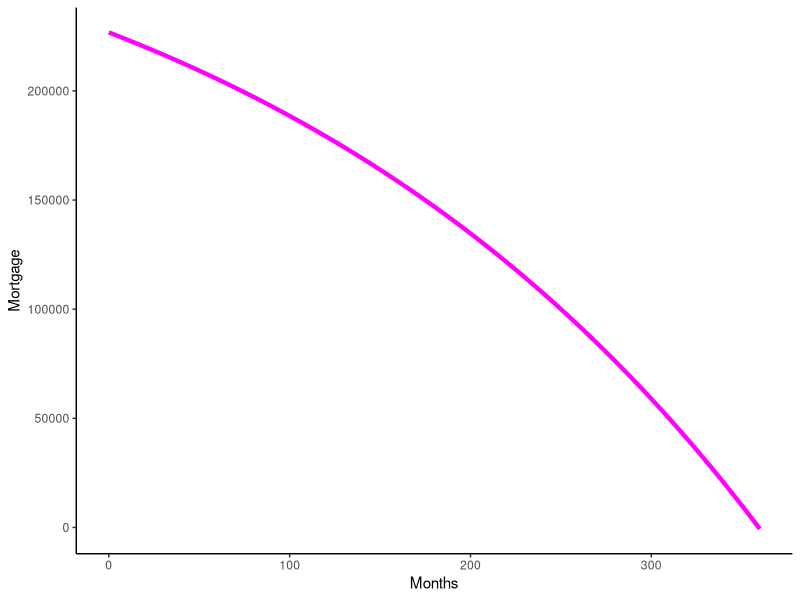

R code for this plot:
## ---- chunk 1
#install.packages('deSolve')
library(deSolve)
library(tidyverse)
## ---- chunk 2
help(deSolve)
## ---- chunk 3
model_time <- seq(0, 360, by =1) 
## ---- chunk 4
parameters <- c(interest_rate = (0.041/12), monthly_mortgage = 1095.89)
## ---- chunk 5
state <- c(principal = 226800)
## ---- chunk 6
mortgage_model<-function(times,state,parameters) {
  with(as.list(c(state, parameters)), {
    dPrincipal =(interest_rate* principal) - monthly_mortgage
        list(c(dPrincipal))
  })
}
## ---- chunk 7
mortgage_model_output<- ode(y = state, times = model_time, func = mortgage_model, parms = parameters)

mortgage_model_data<-data.frame(mortgage_model_output)
## ---- chunk 8
ggplot(mortgage_model_data)+
  geom_line(aes(x=time, y=principal), size = 1.5, color='magenta')+
  theme_classic()+
  xlab('Months')+
  ylab('Mortgage')
## ---- chunk 9
# Set Model time
model_time2 <- seq(0, 360, by =1) 

# Set model parameters
parameters2 <- c(interest_rate = (0.041/12), monthly_mortgage = 1095.89)

# Set model starting values
state2 <- c(principal = 226800)

# Set model equations
mortgage_model<-function(times,state,parameters) {
  with(as.list(c(state, parameters)), {
    dPrincipal =(interest_rate* principal) - monthly_mortgage
        list(c(dPrincipal))
  })
}

# Run model and generate output
mortgage_model_output2<- ode(y = state2, times = model_time2, func = mortgage_model, parms = parameters2)

mortgage_model_data2<-data.frame(mortgage_model_output2)
## ---- chunk 10
#plot model output 
## ---- chunk 11
# Set Model time
model_time3 <- seq(0, 360, by =1) 

# Set model parameters
parameters3 <- c(interest_rate = (0.041/12), monthly_mortgage = 1095.89)

# Set model starting values
state3 <- c(principal = 226800)

# Set model equations
mortgage_model<-function(times,state,parameters) {
  with(as.list(c(state, parameters)), {
    dPrincipal =(interest_rate* principal) - monthly_mortgage
        list(c(dPrincipal))
  })
}

# Run model and generate output
mortgage_model_output3<- ode(y = state3, times = model_time3, func = mortgage_model, parms = parameters3)

mortgage_model_data3<-data.frame(mortgage_model_output3)
## ---- chunk 12

## ---- chunk 13
#  

## ---- chunk 14

## ---- chunk 15

## ---- chunk 16
# Set Model time
LV_time <- seq(0, 100, by =1) 

# Set model parameters
LV_parameters <- c(
  prey_growth = 2,
  attack_rate = .5,
  predator_death = .2,
  predator_efficiency = .4)

# Set model starting values
LV_state <- c(prey = 10, 
              predator =10)

# Set model equations
LV_model<-function(times,state,parameters) {
  with(as.list(c(state, parameters)), {
    dPrey = prey_growth*prey - attack_rate*prey*predator
    dPredator = predator_efficiency*prey*predator - predator_death*predator
        list(c(dPrey, dPredator))
  })
}

# Run model and generate output
LV_output<- ode(y = LV_state, times = LV_time, func = LV_model, parms = LV_parameters)

LV_data<-data.frame(LV_output)
## ---- chunk 17
#LV_data_gather <- gather(#use documentation to identify how to gather the data)
## ---- chunk 18
#plot!
